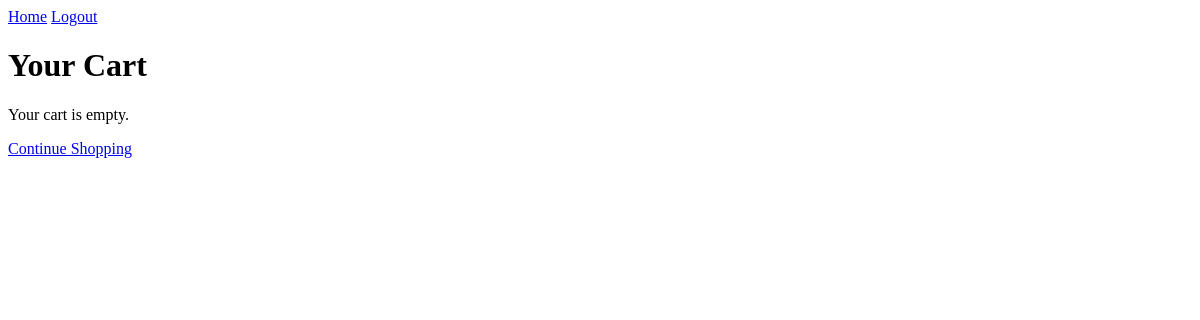
Page /cart (signed in) on the earlier database version.
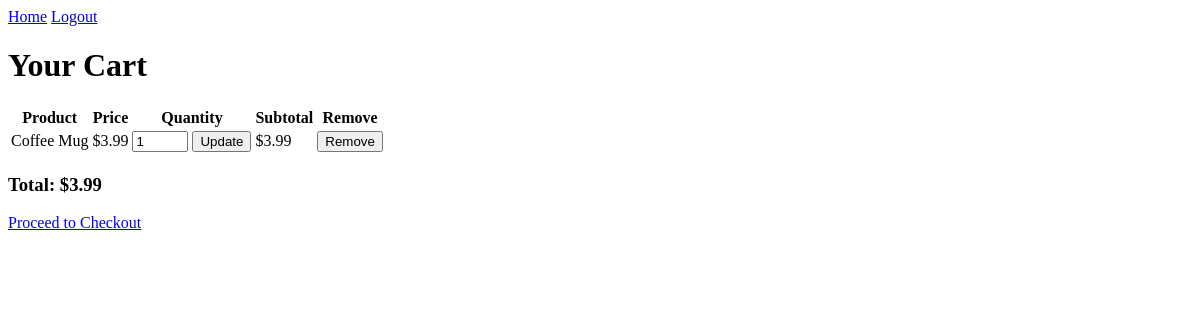
Same page on the later database version.
### models.py (models this page shows)
class CartItem(db.Model):
    id = db.Column(db.Integer, primary_key=True)
    user_id = db.Column(db.Integer, db.ForeignKey('user.id'), nullable=False)
    product_id = db.Column(db.Integer, db.ForeignKey('product.id'), nullable=False)
    quantity = db.Column(db.Integer, default=1)
    product = db.relationship('Product')

class Product(db.Model):
    id = db.Column(db.Integer, primary_key=True)
    name = db.Column(db.String(100), nullable=False)
    description = db.Column(db.Text, nullable=False)
    price = db.Column(db.Float, nullable=False)
    image_url = db.Column(db.String(500))
    stock = db.Column(db.Integer, default=0)
    is_active = db.Column(db.Boolean, default=True)

### routes.py (the view)
@app.route('/cart')
@login_required
def cart():
    cart_items = CartItem.query.filter_by(user_id=current_user.id).all()
    total = sum(item.product.price * item.quantity for item in cart_items)
    return render_template('cart.html', cart_items=cart_items, total=total)

### models.py (called while the page is built)
@login_manager.user_loader
def load_user(user_id):
    return User.query.get(int(user_id))

### templates/cart.html (shortened to what this page needs)
{% extends 'base.html' %}
{% block content %}
    <h1>Your Cart</h1>
    {% if cart_items %}
        <table>
            <tr>
                <th>Product</th>
                <th>Price</th>
                <th>Quantity</th>
                <th>Subtotal</th>
                <th>Remove</th>
            </tr>
            {% for item in cart_items %}
            <tr>
                <td>{{ item.product.name }}</td>
                <td>${{ "%.2f"|format(item.product.price) }}</td>
                <td>
                    <form method="POST" action="{{ url_for('update_cart', item_id=item.id) }}">
                        <input type="number" name="quantity" value="{{ item.quantity }}" min="1" max="{{ item.product.stock }}">
                        <button type="submit">Update</button>
                    </form>
                </td>
                <td>${{ "%.2f"|format(item.product.price * item.quantity) }}</td>
                <td>
                    <form method="POST" action="{{ url_for('remove_from_cart', item_id=item.id) }}">
                        <button type="submit">Remove</button>
                    </form>
                </td>
            </tr>
            {% endfor %}
        </table>
        <h3>Total: ${{ "%.2f"|format(total) }}</h3>
        <a href="{{ url_for('checkout') }}">Proceed to Checkout</a>
    {% else %}
        <p>Your cart is empty.</p>
        <a href="{{ url_for('shop') }}">Continue Shopping</a>
    {% endif %}
{% endblock %}

### templates/base.html (shortened to what this page needs)
<!DOCTYPE html>
<html lang="en">
<head>
</head>
<body>
    <nav>
        <a href="{{ url_for('home') }}">Home</a>
        {% if current_user.is_authenticated %}
            <a href="{{ url_for('logout') }}">Logout</a>
        {% else %}
            <a href="{{ url_for('login') }}">Login</a>
            <a href="{{ url_for('register') }}">Register</a>
        {% endif %}
    </nav>
    {% block content %}{% endblock %}
</body>
</html>

Differences in the rows shown:
added CartItem: product.name "Coffee Mug", quantity "1"
now on this page (row unchanged): Product: product.price "3.99", item.product.price*item.quantity "3.99"
Other differences:
{{ "%.2f"|format(total) }}: (not shown) → "3.99"
text no longer shown: "Your cart is empty. Continue Shopping"
text now shown: "Product Price Quantity Subtotal Remove Total: $ Proceed to Checkout"
